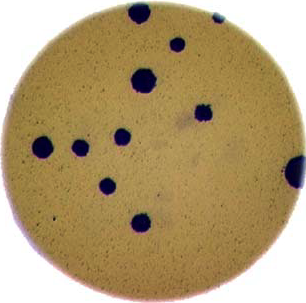
#> input picture data/colonies-01.tif, 306 x 303 px
$ jupyter execute 9_challenges.ipynb   (shell and % lines are left out)
#> lines starting #> are read from the running program, lines starting #| are printed output that depends on the picture; after the words box and inside, x2 and y2 are one past the last pixel; in counts of white or black regions, pixels touching at a corner belong together
[cell 1]
import imageio.v3 as iio
import skimage as ski
import matplotlib.pyplot as plt
import numpy as np


image = iio.imread(uri='data/colonies-01.tif')
#> image is the input picture: shape (303, 306, 3); mean R, G, B 177.7, 155.8, 113.9
gray_image = ski.color.rgb2gray(image)
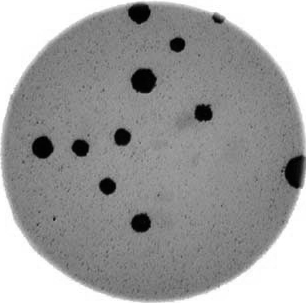
#> gray_image: shape (303, 306) float64; min 0.00223, max 1, mean 0.617
blurred_image = ski.filters.gaussian(gray_image, sigma=1)

histogram, bin_edges = np.histogram(blurred_image, bins=256, range=(0, 1))
#> histogram = 256 values, max 16164 at index 255, min 0 at index 0, mean 362.2; bin_edges = 257 values from 0 to 1
# 0.2 is a good threshold for this image
threshold = 0.2

binary_mask = blurred_image < threshold
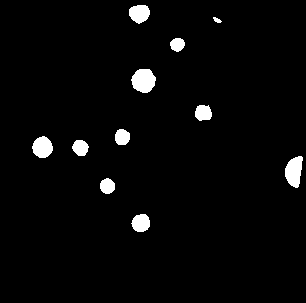
#> binary_mask: shape (303, 306) bool; 3% white; 11 white regions, largest, box (x1, y1, x2, y2) and area: (131, 69, 156, 93) 456, (285, 156, 303, 188) 410, (32, 136, 53, 158) 344
labeled_image, count = ski.measure.label(
    binary_mask, return_num=True)
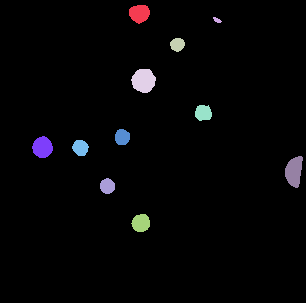
#> labeled_image: shape (303, 306) int32; 12 distinct labels, from 0 to 11; one colour per label, 0 black
#> count = 11
print(f'Number of colonies: {count}')
#| Number of colonies: 11

colored_label_image = ski.color.label2rgb(labeled_image, bg_label=0)
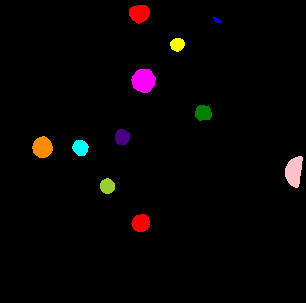
#> colored_label_image: shape (303, 306, 3) float64; mean R, G, B 0.0228, 0.0121, 0.0125

summary_image = ski.color.gray2rgb(gray_image)
summary_image[binary_mask] = colored_label_image[binary_mask]
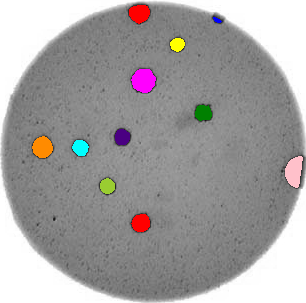
#> summary_image: shape (303, 306, 3) float64; mean R, G, B 0.639, 0.628, 0.629

fig, ax = plt.subplots()
ax.imshow(summary_image, cmap='viridis')

[cell 2]
def count_colonies(uri, sigma=1, threshold=0.2):
#> called with uri = 'data/colonies-01.tif', sigma = 1, threshold = 0.2
    image = iio.imread(uri=uri)
    gray_image = ski.color.rgb2gray(image)
    blurred_image = ski.filters.gaussian(gray_image, sigma=sigma)
    binary_mask = blurred_image < threshold
    labeled_image, count = ski.measure.label(
        binary_mask, return_num=True, connectivity=1)
#> count = 11

    colored_label_image = ski.color.label2rgb(labeled_image, bg_label=0)
    summary_image = ski.color.gray2rgb(gray_image)
    summary_image[binary_mask] = colored_label_image[binary_mask]

    fig, ax = plt.subplots()
    ax.imshow(summary_image)
    return count

[cell 3]
import glob

files = glob.glob('data/colonies-*.tif')
for image in files:
    count = count_colonies(uri=image)
    print(f'{image}: {count} colonies')
#| data/colonies-01.tif: 11 colonies
#> pass 2 of the loop `for image in files:`:
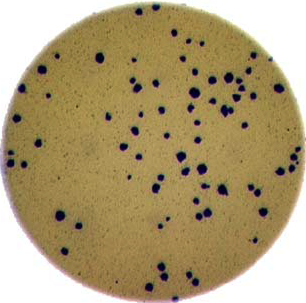
#> input picture data/colonies-02.tif, 306 x 303 px
#> in count_colonies, image is the input picture: shape (303, 306, 3); mean R, G, B 174.7, 157.2, 117.5
#> in count_colonies (call 2), `labeled_image, count = ski.measure.label( binary_mask, return_num=True..`: count = 74
#| data/colonies-02.tif: 74 colonies
#> pass 3 of the loop `for image in files:`:
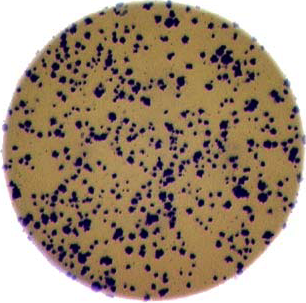
#> input picture data/colonies-03.tif, 306 x 303 px
#> in count_colonies, image is the input picture: shape (303, 306, 3); mean R, G, B 161.7, 141.7, 119.8
#> in count_colonies (call 3), `labeled_image, count = ski.measure.label( binary_mask, return_num=True..`: count = 336
#| data/colonies-03.tif: 336 colonies

[cell 4]
def count_colonies(uri, sigma=1, minimum_area=100):
#> called with uri = 'data/colonies-01.tif', sigma = 1, minimum_area = 10
    image = iio.imread(uri=uri)

    gray_image = ski.color.rgb2gray(image)

    blurred_image = ski.filters.gaussian(gray_image, sigma=sigma)
    binary_mask = blurred_image < 0.9
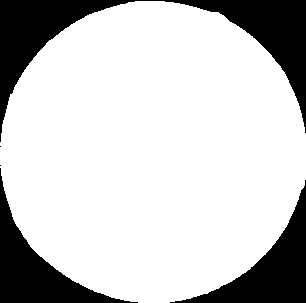
#> binary_mask: shape (303, 306) bool; 78.6% white; 5 black regions (2 under 20 px), largest, box (x1, y1, x2, y2) and area: (0, 0, 306, 142) 10108, (170, 180, 306, 303) 4899, (0, 168, 138, 303) 4789
    threshold = ski.filters.threshold_otsu(blurred_image[binary_mask])
#> threshold = 0.307
    binary_mask = np.logical_and(binary_mask, blurred_image < threshold)
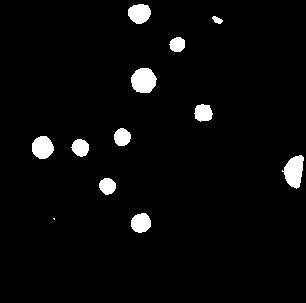
#> binary_mask: shape (303, 306) bool; 3.5% white; 12 white regions (1 under 20 px), largest, box (x1, y1, x2, y2) and area: (131, 68, 157, 93) 508, (282, 155, 304, 189) 485, (32, 136, 54, 159) 392
    mask = ski.morphology.remove_small_objects(binary_mask, min_size=minimum_area)
    labeled_image, count = ski.measure.label(
        mask, return_num=True, connectivity=1)
#> labeled_image: shape (303, 306) int32; 12 distinct labels, from 0 to 11
#> count = 11

    colored_label_image = ski.color.label2rgb(labeled_image, bg_label=0)

    summary_image = image.copy()
    # colored_label_image는 float (0,1) 범위로 색상을 표시하고,
    # image는 0-255 범위로 표시되어 있어서 255를 곱해준다.
    summary_image[mask] = colored_label_image[mask] * 255
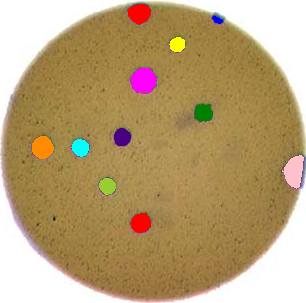
#> summary_image: shape (303, 306, 3); 3.51% of pixels changed, all inside (x1, y1, x2, y2) = (32, 4, 304, 233)

    fig, ax = plt.subplots()
    ax.imshow(summary_image)
    return count

[cell 5]
files = glob.glob('data/colonies-*.tif')
for image in files:
    count = count_colonies(uri=image, minimum_area=10)
#> count = 11
    print(f'{image}: {count} colonies')
#| data/colonies-01.tif: 11 colonies
#> pass 2 of the loop `for image in files:`:
#> in count_colonies (call 2), `binary_mask = blurred_image < 0.9`:
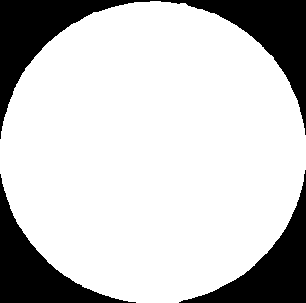
#> binary_mask: shape (303, 306) bool; 78.4% white; 3 black regions, box (x1, y1, x2, y2) and area: (0, 0, 306, 139) 10307, (0, 174, 136, 303) 4887, (179, 170, 306, 303) 4875
#> threshold = 0.357
#> mask: shape (303, 306) bool; 4.4% white; 66 white regions (2 under 20 px), largest, box (x1, y1, x2, y2) and area: (157, 262, 169, 282) 151, (195, 208, 212, 221) 129, (185, 271, 200, 287) 125
#> in count_colonies (call 2), `labeled_image, count = ski.measure.label( mask, return_num=True, conne..`: count = 66
#> in count_colonies (call 2), `summary_image[mask] = colored_label_image[mask] * 255`:
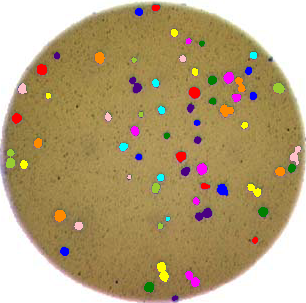
#> summary_image: shape (303, 306, 3); 4.41% of pixels changed, all inside (x1, y1, x2, y2) = (6, 5, 301, 301)
#| data/colonies-02.tif: 66 colonies
#> pass 3 of the loop `for image in files:`:
#> in count_colonies (call 3), `binary_mask = blurred_image < 0.9`:
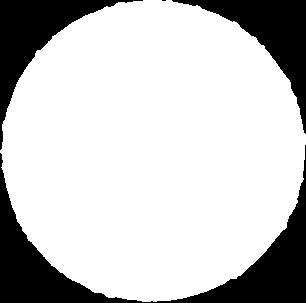
#> binary_mask: shape (303, 306) bool; 77.9% white; 4 black regions (1 under 20 px), largest, box (x1, y1, x2, y2) and area: (0, 145, 306, 303) 10443, (0, 0, 143, 150) 5084, (172, 0, 306, 134) 4976
#> threshold = 0.355
#> mask: shape (303, 306) bool; 16.2% white; 260 white regions (62 under 20 px), largest, box (x1, y1, x2, y2) and area: (210, 45, 243, 77) 466, (158, 191, 177, 229) 347, (92, 267, 116, 292) 345
#> in count_colonies (call 3), `labeled_image, count = ski.measure.label( mask, return_num=True, conne..`: count = 266
#> in count_colonies (call 3), `summary_image[mask] = colored_label_image[mask] * 255`:
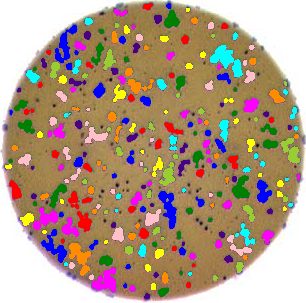
#> summary_image: shape (303, 306, 3); 16.23% of pixels changed, all inside (x1, y1, x2, y2) = (5, 3, 300, 299)
#| data/colonies-03.tif: 266 colonies
